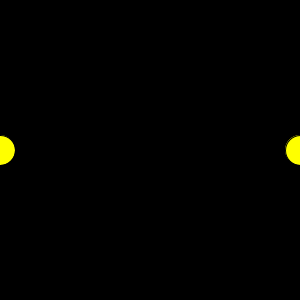
Frame 1 (no input)
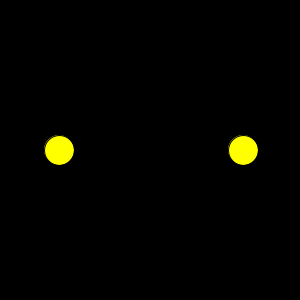
Frame 60 (the mouse pressed at the canvas centre just before this capture)
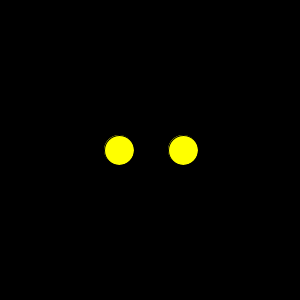
Frame 120 (the mouse held since frame 60 and released just before this capture)

The Processing sketch that drew these frames (run headless with seeded random() and noise(); from frame 60 on, the mouse is pressed at the canvas centre):

// Processing sketch: ex14_04
// ── ex14_04.pde
// 본문 코드: 원 두 개가 좌우 반사하면서 상호 부딪힐 때 크기가 랜덤하게 변경

Circle c1, c2;

void setup() {
  size(300, 300);
  c1 = new Circle(255, 0, width/2, 30, 1);
  c2 = new Circle(255, width, width/2, 30, 1);
}

void draw() {
  background(0);
  c1.display();
  c1.move();
  c1.hit(c2);
  c2.display();
  c2.move();
  c2.hit(c1);
}

// 클래스 코드 

class Circle {
  float c, x, y, d, velocity;

  Circle(float c, float x, float y, float d, float velocity) {
    this.c = c;
    this.x = x;
    this.y = y;
    this.d = d;
    this.velocity = velocity;
  }

  void display() {
    fill(c, 255, 0);
    ellipse(x, y, d, d);
  }

  void move() {
    x += velocity;
    if (x < 0 || x > width) {
      velocity *= -1;
    }
  }

  void hit(Circle c) {
    float distance = dist(x, y, c.x, c.y);
    if (distance < d/2+c.d/2) {
      d = random(30, 60);
    }
  }
}
